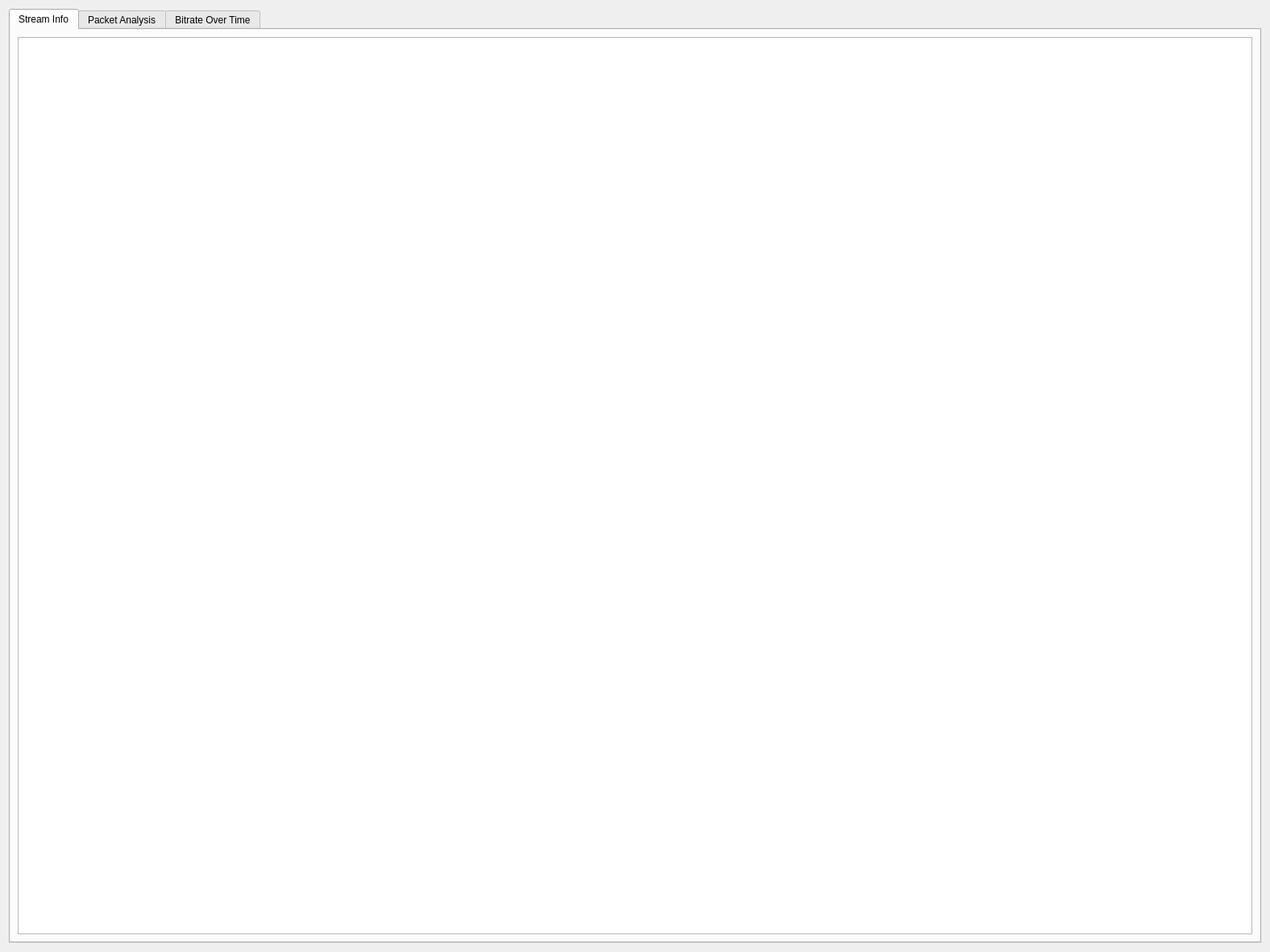
<?xml version="1.0" encoding="UTF-8"?>
<ui version="4.0">
 <class>bitstreamAnalysisDialog</class>
 <widget class="QDialog" name="bitstreamAnalysisDialog">
  <property name="geometry">
   <rect>
    <x>0</x>
    <y>0</y>
    <width>1576</width>
    <height>1182</height>
   </rect>
  </property>
  <property name="windowTitle">
   <string>Dialog</string>
  </property>
  <layout class="QVBoxLayout" name="verticalLayout">
   <item>
    <widget class="QTabWidget" name="tabWidget">
     <property name="currentIndex">
      <number>0</number>
     </property>
     <widget class="QWidget" name="tabStreamInfo">
      <attribute name="title">
       <string>Stream Info</string>
      </attribute>
      <layout class="QVBoxLayout" name="verticalLayout_4">
       <item>
        <widget class="QPlainTextEdit" name="streamInfoText">
         <property name="readOnly">
          <bool>true</bool>
         </property>
        </widget>
       </item>
      </layout>
     </widget>
     <widget class="QWidget" name="tabPacketAnalysis">
      <attribute name="title">
       <string>Packet Analysis</string>
      </attribute>
      <layout class="QVBoxLayout" name="verticalLayout_2">
       <item>
        <layout class="QHBoxLayout" name="horizontalLayout">
         <item>
          <widget class="QCheckBox" name="showVideoStreamOnlyCheckBox">
           <property name="text">
            <string>Show only video stream</string>
           </property>
          </widget>
         </item>
         <item>
          <widget class="QCheckBox" name="colorCodeStreamsCheckBox">
           <property name="text">
            <string>Color Code Streams</string>
           </property>
           <property name="checked">
            <bool>true</bool>
           </property>
          </widget>
         </item>
         <item>
          <spacer name="horizontalSpacer">
           <property name="orientation">
            <enum>Qt::Horizontal</enum>
           </property>
           <property name="sizeHint" stdset="0">
            <size>
             <width>40</width>
             <height>20</height>
            </size>
           </property>
          </spacer>
         </item>
        </layout>
       </item>
       <item>
        <widget class="QTreeView" name="dataTreeView"/>
       </item>
      </layout>
     </widget>
     <widget class="QWidget" name="tabBitrateOverTime">
      <attribute name="title">
       <string>Bitrate Over Time</string>
      </attribute>
      <layout class="QVBoxLayout" name="verticalLayout_3">
       <item>
        <widget class="QChartView" name="bitrateGraphicsView">
         <property name="renderHints">
          <set>QPainter::Antialiasing|QPainter::TextAntialiasing</set>
         </property>
        </widget>
       </item>
      </layout>
     </widget>
    </widget>
   </item>
  </layout>
 </widget>
 <customwidgets>
  <customwidget>
   <class>QChartView</class>
   <extends>QGraphicsView</extends>
   <header>QtCharts</header>
  </customwidget>
 </customwidgets>
 <resources/>
 <connections/>
</ui>
